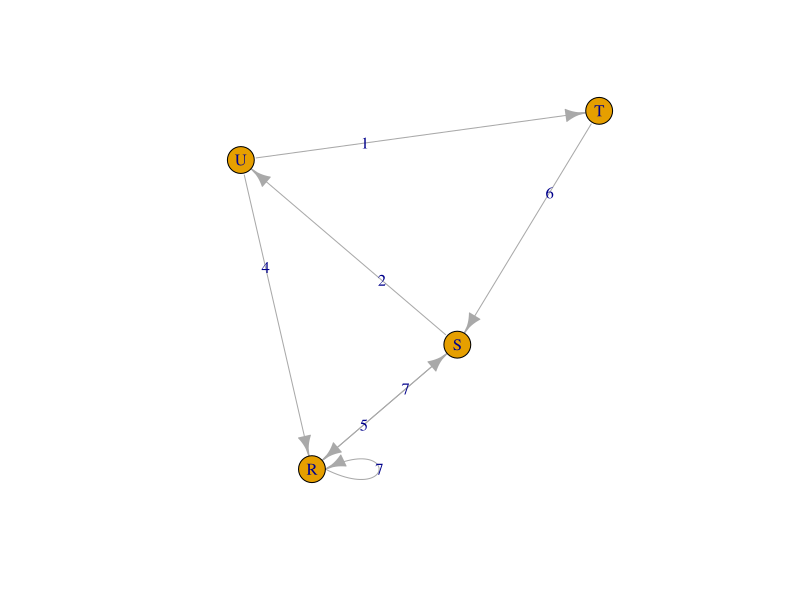

This chart was generated by the following R code:
install.packages('igraph')
library('igraph')

matt = as.matrix(read.table(text = "
node R S T U 
R    7 5 0 0
S    7 0 0 2
T    0 6 0 0
U    4 0 1 0", header = T))
matt = matt[,-1]
matt

g = graph.adjacency(matt, weighted = TRUE)
plot(g, edge.label = E(g)$weight)
s.path = shortest.paths(g, algorithm = "dijkstra")

shortest.paths(g, v="S", to="U")
shortest.paths(g, v="R", to="U")
shortest.paths(g, v="R", to="S")
graph.density(g, loops = TRUE)